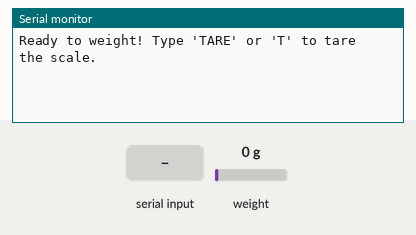
Recording of a program running on a simulated ESP32. Parts: the last lines printed to the serial monitor. Inputs (shaded band) come from the test bench; at power-on: weight on the scale 0 g.

Above: at 1.2 s.
1.3 s: "TARE\n" received over Serial
At 4.0 s:
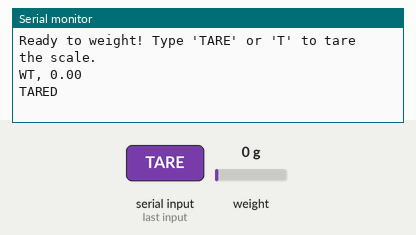
4.5 s: "1\n" received over Serial
At 5.5 s:
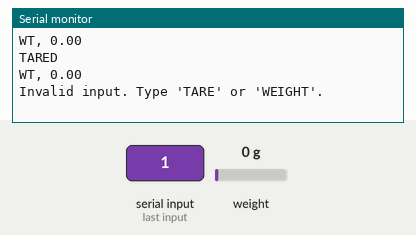
6.5 s: weight on the scale set to 100 g
At 7.8 s:
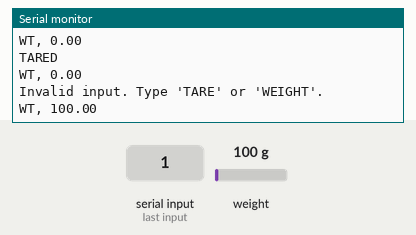
8.0 s: weight on the scale set to 1250 g
At 9.8 s:
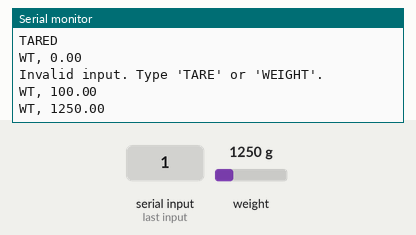
Timing chart, 0 to 10.5 s (numbered marks = the images above; inputs shaded):
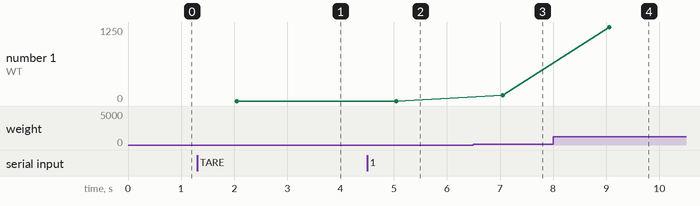

Measured:
- after the input at 1.3 s, the serial monitor: prints a new line after 1.8 s (image 1)
- after the input at 4.5 s, the serial monitor: prints a new line after 0.55 s (image 2)
- after the input at 6.5 s, the serial monitor: prints a new line after 0.55 s (image 3)
- after the input at 8.0 s, the serial monitor: prints a new line after 1.1 s (image 4)
- plotted number 1: 0 → 100 after the input at 6.5 s, 100 → 1250 after the input at 8.0 s

The program:

main.cpp
```cpp
#include <Arduino.h>
#include "HX711.h"

#define DOUT  4
#define CLK   5

HX711 scale;

unsigned long lastWeightSent = 0;
const unsigned long sendInterval = 50;  // 200 milliseconds

void setup() {
  Serial.begin(115200);
  scale.begin(DOUT, CLK);
  scale.set_scale(22.1f);  // Calculate Calibration factor READING 5130.00 WT 5000
  Serial.println("Ready to weight! Type 'TARE' or 'T' to tare the scale.");
}

void loop() {
  // Handle serial input
  if (Serial.available()) {
    String input = Serial.readStringUntil('\n');  // Read until newline
    input.trim();
    if (input.equalsIgnoreCase("TARE") || input.equalsIgnoreCase("T")) {
      scale.tare();
      Serial.println("TARED");
    } else if (input.equalsIgnoreCase("WEIGHT") || input.equalsIgnoreCase("W")) {
      float raw = scale.get_units(20);
      Serial.printf("WT, %.2f\n", raw);
    } else {
      Serial.println("Invalid input. Type 'TARE' or 'WEIGHT'.");
    }
  }

  // Periodically send weight
  if (millis() - lastWeightSent >= sendInterval) {
    lastWeightSent = millis();
    float weight = scale.get_units(20);
    Serial.printf("WT, %.2f\n", weight);
  }
}
```
